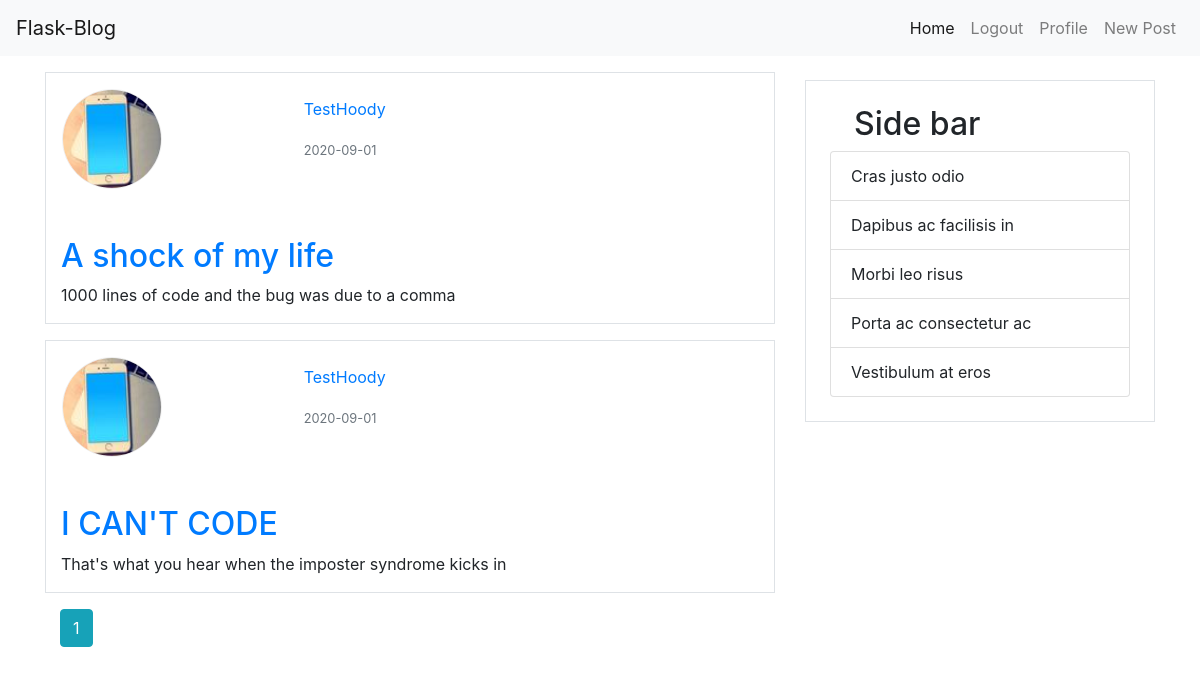
The page /home (signed in) on the database as committed earlier.
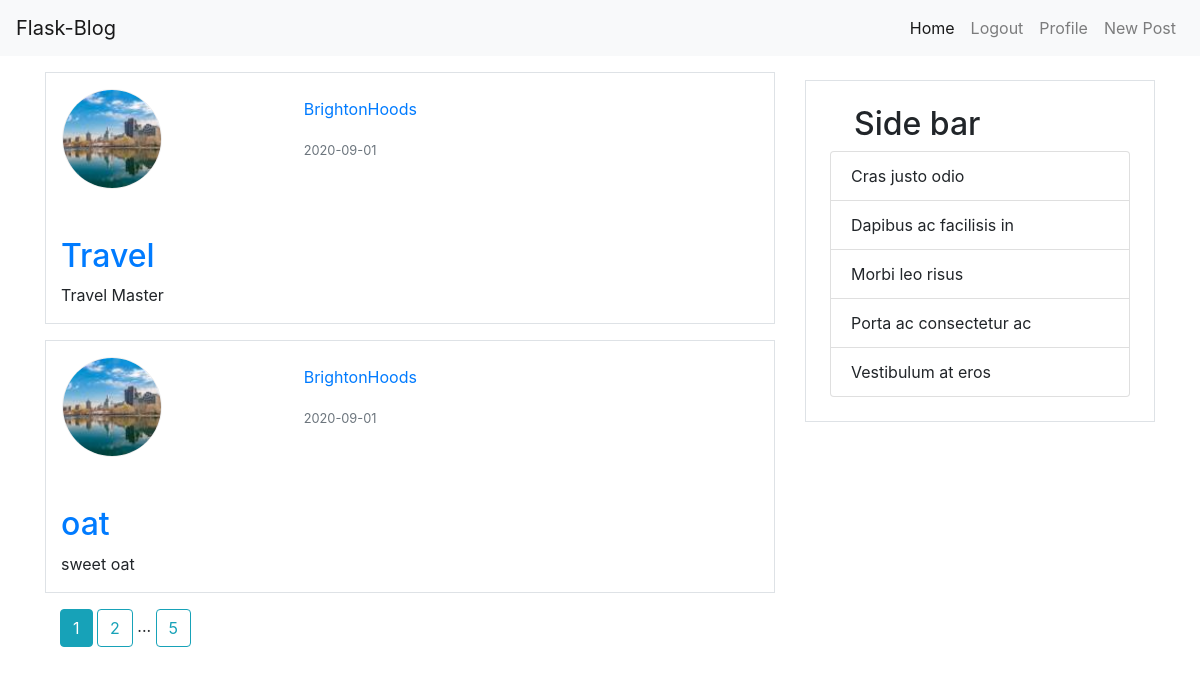
The same page on the database as committed later.
### flaskblog/models.py (models this page shows, shortened)
class Post(db.Model):
    id = db.Column(db.Integer,primary_key=True)
    title = db.Column(db.String(100),nullable=False)
    content = db.Column(db.Text,nullable=False)
    date_posted = db.Column(db.DateTime,nullable=False,default=datetime.utcnow)
    user_id = db.Column(db.Integer,db.ForeignKey('user.id'),nullable=False)

class User(db.Model,UserMixin):
    id = db.Column(db.Integer,primary_key=True)
    username = db.Column(db.String(20),unique=True,nullable=False)
    email = db.Column(db.String(120),unique=True,nullable=False)
    image_file = db.Column(db.String(60),nullable=False,default='default.png')
    password = db.Column(db.String(20),nullable=False)
    posts = db.relationship('Post',backref='author',lazy=True)

### flaskblog/main/routes.py (the view)
@main.route('/')
@main.route('/home')
@login_required
def home_page():
    page = request.args.get('page',1,type=int)
    posts = Post.query.order_by(Post.date_posted.desc()).paginate(page=page,per_page=2)
    return render_template('index.html',posts=posts)

### flaskblog/models.py (called while the page is built)
@login_manager.user_loader
def load_user(user_id):
    return User.query.get(int(user_id))

### flaskblog/templates/index.html
{% extends "base.html"%}
{% block content%}
    <div class="container">
        {%for post in posts.items%}
            <div class="row border mb-3">
                <div class="col-md-4 p-3">
                    <div class="" >
                        <img src="{{url_for('static',filename='profile_pic/'+ post.author.image_file)}}" alt="" style="width:100px; height:100px; border: 1px solid #eee; border-radius: 50%;display: block; object-fit: cover; " class="">
                    </div>
                </div>
                <div class="col-md-8 pt-4">
                    <p><a href="{{url_for('users.user_post',username=post.author.username)}}">{{post.author.username}}</a></p>
                    <p class=""><small class="text-muted">{{post.date_posted.strftime('%Y-%m-%d')}}</small></p>
                </div>
                <div class="col-md-12  pt-4">
                    <h2 class="my-2"><a href="{{url_for('posts.post', post_id = post.id)}}">{{post.title}}</a></h2>
                    <p>{{post.content}}</p>
                </div>
            </div>
        {%endfor%}
        {% for page_num in posts.iter_pages(left_edge=1,right_edge=1,left_current=1,right_current=2)%}
            {% if page_num%}
                {% if posts.page == page_num%}
                <a class="btn btn-info" href="{{url_for('main.home_page', page = page_num)}}">{{page_num}}</a>
                {%else%}
                    <a class="btn btn-outline-info" href="{{url_for('main.home_page', page = page_num)}}">{{page_num}}</a>
                {%endif%}
            {%else%}
                ...
            {%endif%}
        {%endfor%}
    </div>
{% endblock content%}

Rows that differ between the two databases and show on the page:
no longer on this page (row unchanged): Post: image_file (picture), author.username "TestHoody", date_posted "2020-09-01", title "A shock of my life", content "1000 lines of code and the bug was due to a comma"
no longer on this page (row unchanged): Post: image_file (picture), author.username "TestHoody", date_posted "2020-09-01", title "I CAN'T CODE", content "That's what you hear when the imposter syndrome kicks in"
added Post: image_file (picture), author.username "BrightonHoods", date_posted "2020-09-01", title "Travel", content "Travel Master"
added Post: image_file (picture), author.username "BrightonHoods", date_posted "2020-09-01", title "oat", content "sweet oat"
Other text that changed with them:
new list line: "2"
new list line: "5"
